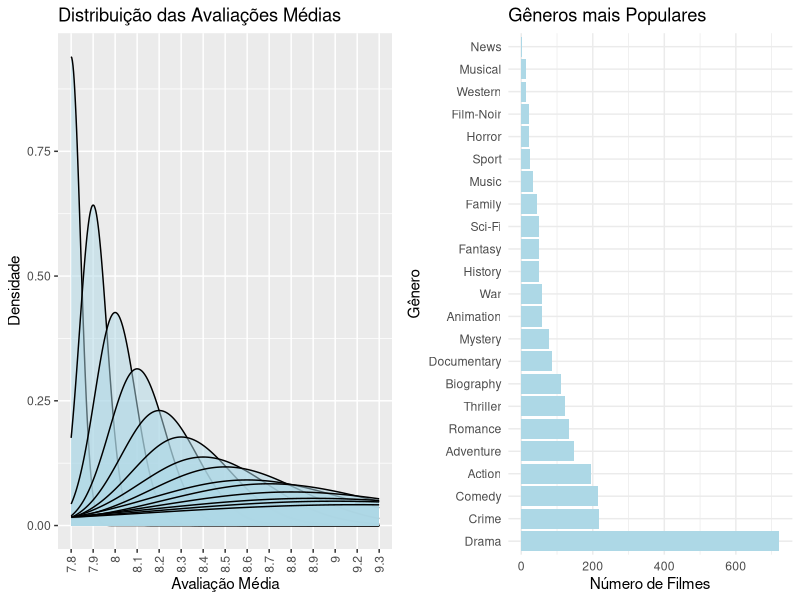
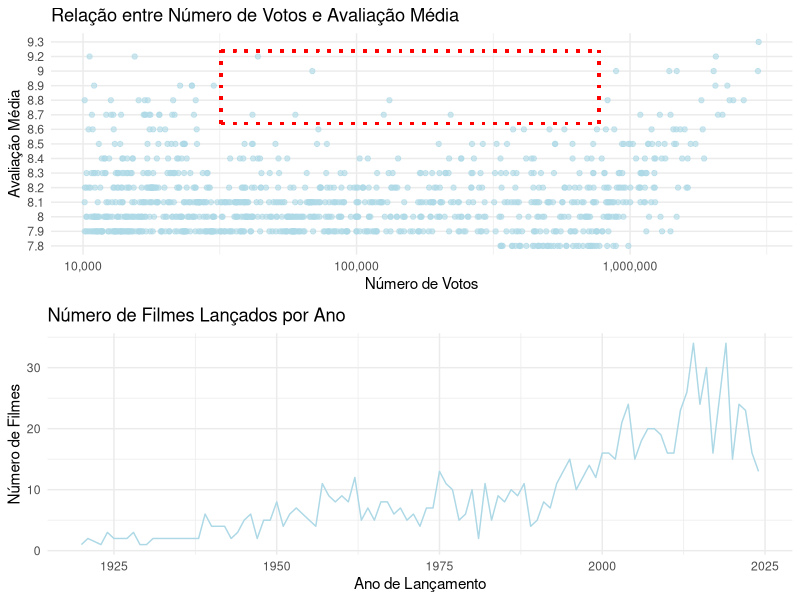

The R source for these figures, in order:
## ---- chunk 1
knitr::opts_chunk$set(echo = TRUE)
## ---- chunk 2
filmes <- read.csv2("data.csv", header = TRUE, sep = ",")

#head(filmes[2:5])

# pacotes
library(ggplot2)
library(cowplot)
library(dplyr)
library(tidyr)

# criando gráficos

a <- ggplot(filmes, aes(x = averageRating)) +
  geom_density(fill = "lightblue", alpha = 0.5) +
  labs(title = "Distribuição das Avaliações Médias", x = "Avaliação Média", y = "Densidade") +
  theme(axis.text.x = element_text(angle = 90, vjust = 0.5, hjust=1))

# Filtrando os dados para evitar valores extremos
filtered_filmes <- filmes %>%
  filter(!is.na(averageRating) & !is.na(numVotes)) %>%
  filter(numVotes < 3000000) # Ajuste conforme necessário

# Criando o gráfico
b <- ggplot(filtered_filmes, aes(x = numVotes, y = averageRating)) +
  geom_point(alpha = 0.6, color = "lightblue") + # Cor dos pontos
  geom_segment(aes(x = 32000, y = 9.4, xend = 32000, yend = 14.4), 
               linetype = 3, color = "red", size = 1)+
  geom_segment(aes(x = 770000, y = 9.4, xend = 770000, yend = 14.4), 
               linetype = 3, color = "red", size = 1)+
  geom_segment(aes(x = 32000, y = 9.4, xend = 770000, yend = 9.4), 
               linetype = 3, color = "red", size = 1)+
  geom_segment(aes(x = 32000, y = 14.4, xend = 770000, yend = 14.4), 
               linetype = 3, color = "red", size = 1)+
  labs(title = "Relação entre Número de Votos e Avaliação Média",
       x = "Número de Votos",
       y = "Avaliação Média") +
  scale_x_log10(labels = scales::comma) + # Formatação dos rótulos do eixo X
  theme_minimal() 
 # theme(text = element_text(size = 12))

c <- filmes %>%
  group_by(releaseYear) %>%
  summarise(numMovies = n()) %>%
  ggplot(aes(x = releaseYear, y = numMovies)) +
  geom_line(color = "lightblue") +
  labs(title = "Número de Filmes Lançados por Ano", x = "Ano de Lançamento", y = "Número de Filmes") +
  theme_minimal()

d <- filmes %>%
  separate_rows(genres, sep = ", ") %>%
  group_by(genres) %>%
  summarise(numMovies = n(), avgRating = mean(averageRating)) %>%
  ggplot(aes(x = reorder(genres, -numMovies), y = numMovies)) +
  geom_bar(stat = "identity", fill = "lightblue") +
  coord_flip() +
  labs(title = "Gêneros mais Populares", x = "Gênero", y = "Número de Filmes") +
  theme_minimal()




# Definindo as margens e o tamanho #da página
#pdf("graficos_a4.pdf", width=8.27, #height=11.69) # Tamanho A4 em #polegadas

# Organizando os gráficos
plot_grid(a, d, nrow=1, ncol=2)
plot_grid(b, c, nrow=2, ncol=1)

